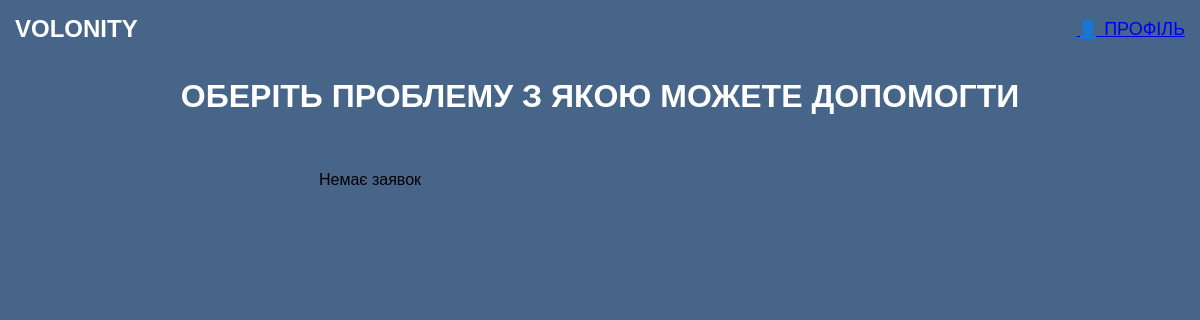
The page /catalog/specialists/ on the database as committed earlier.
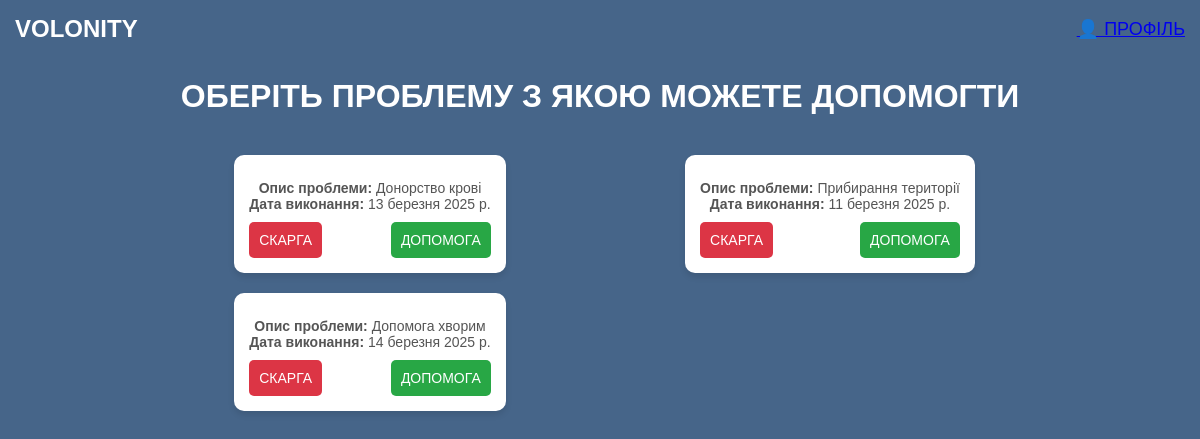
The same page on the database as committed later.
### catalog/models.py (models this page shows)
class Request(models.Model):
    id_needy = models.ForeignKey(Needy, on_delete=models.CASCADE)  # Зв'язок з Needy
    code_type_work = models.ForeignKey(TypeWork, on_delete=models.CASCADE)  # Зв'язок з TypeWork
    execution_date = models.DateField()  # Дата виконання
    problem_description = models.TextField()  # Опис проблеми
    code_request = models.IntegerField(primary_key=True)  # Код заявки
    def __str__(self):
        return str(self.code_request)

### catalog/views.py (the view)
# urls.py: path('specialists/', views.specialists_list, name='specialists_list'),
def specialists_list(request):
    requests = Request.objects.all()
    print(requests)
    return render(request, 'catalog/catalog.html', {'requests': requests})

### templates/catalog/catalog.html (shortened to what this page needs)
{% load static %}
<!DOCTYPE html>
<html lang="uk">
<head>
    <link rel="stylesheet" href="{% static 'css/catalog.css' %}">
</head>
<body>
    <header>
        <div class="logo">
            VOLONITY
        </div>
        <div class="profile">
            <a href="{% url 'profile_volunteer' %}">&#128100; ПРОФІЛЬ</a>
        </div>
    </header>
    <main>
        <h1>ОБЕРІТЬ ПРОБЛЕМУ З ЯКОЮ МОЖЕТЕ ДОПОМОГТИ</h1>
        <div class="specialists">
           {% for request in requests %}
    <div class="specialist-card">
        <div class="info">
            <strong>Опис проблеми:</strong> {{ request.problem_description }} <br>
            <strong>Дата виконання:</strong> {{ request.execution_date }}
        </div>
        <div class="buttons">
            <button class="report">СКАРГА</button>
            <button class="help">ДОПОМОГА</button>
        </div>
    </div>
{% empty %}
    <p>Немає заявок</p>
{% endfor %}
        </div>
    </main>
</body>
</html>

Rows that differ between the two databases and show on the page:
added Request: problem_description "Донорство крові", execution_date "13 березня 2025 р."
added Request: problem_description "Прибирання території", execution_date "11 березня 2025 р."
added Request: problem_description "Допомога хворим", execution_date "14 березня 2025 р."
Other text that changed with them:
text no longer shown: "Немає заявок"
